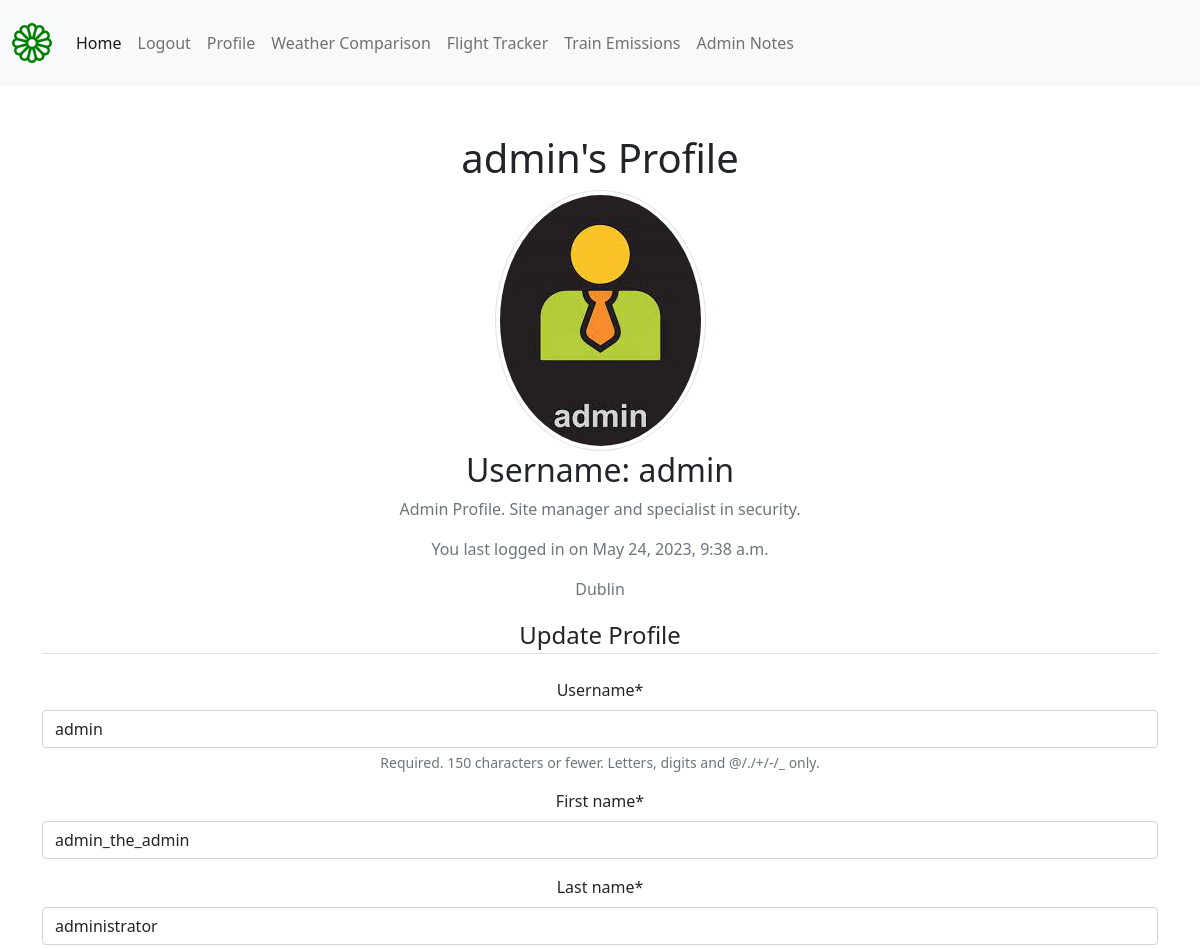
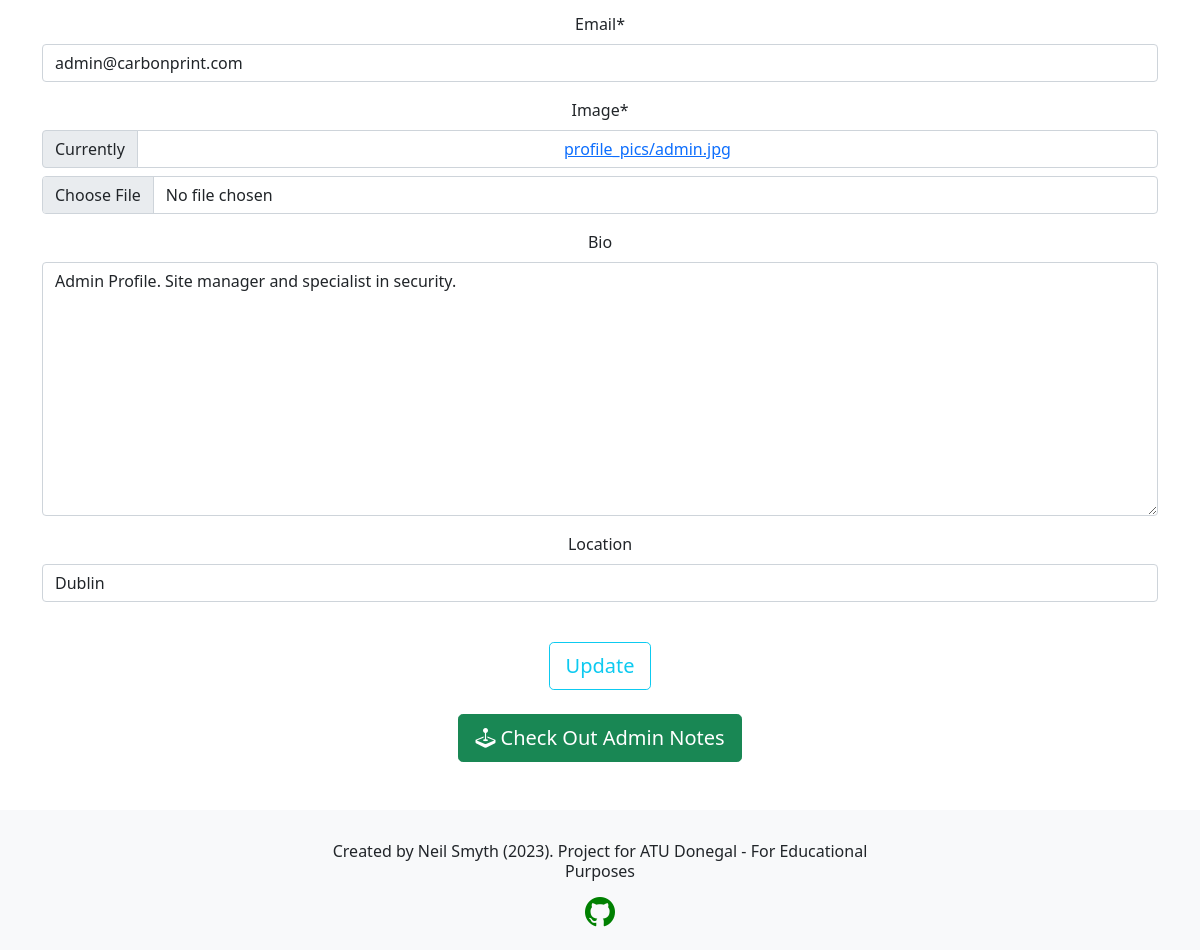
The app's page /members/profile (signed in) with its own data (2 pictures, top to bottom).
### members/models.py (models this page shows, shortened)
class Profile(models.Model):
    user = models.OneToOneField(User, on_delete=models.CASCADE) # one to one relationship with User model (aka the current, logged in user)
    bio = models.TextField(max_length=300, blank=True)
    image = models.ImageField(default='default.jpg', upload_to='profile_pics')
    location = models.CharField(max_length=30, blank=True)

### members/views.py (the view)
# urls.py: path('profile', views.profile, name='profile'),
@login_required(login_url='login') # decorator to restrict access to certain pages to logged in users only
def profile(request):
    if request.method == "POST": # post conditional, what is run when we submit the form
        user_form = UserUpdateForm(request.POST, instance=request.user) # pass in the instance of the user + post data
        profile_form = ProfileUpdateForm(request.POST, request.FILES, instance=request.user.profile) # pass in the instance of the user profile + plus data plus files for img
        if user_form.is_valid() and profile_form.is_valid():
            user_form.save()
            profile_form.save() # saving both forms
            print('saved')
            messages.success(request, 'Your profile has been updated successfully')
            return redirect('profile') # redirect to profile page and avoids extra post request (refreshing page)
    else:
        user_form = UserUpdateForm(instance=request.user) # pass in the instance of the user
        profile_form = ProfileUpdateForm(instance=request.user.profile) # pass in the instance of the user profile
    context = {
        'user_form': user_form,
        'profile_form': profile_form
    }
    return render(request, 'authenticate/profile.html', context) # empty conetxt dict

### members/forms.py
class UserUpdateForm(forms.ModelForm):
    email = forms.EmailField(widget=forms.EmailInput(attrs={'class': 'form-control'})) # add email field to form
    first_name = forms.CharField(max_length=30, widget=forms.TextInput(attrs={'class': 'form-control'})) # add first name field to form
    last_name = forms.CharField(max_length=30) # add second name field to form
    class Meta:
        model = User # model we want to interact with
        fields = ('username', 'first_name', 'last_name', 'email') # tuple of fields we want to display in the form

class ProfileUpdateForm(forms.ModelForm):
    class Meta:
        model = Profile # model we want to interact with
        fields = ('image', 'bio', 'location') # tuple of fields we want to display & update in the form

### members/templates/authenticate/profile.html (shortened to what this page needs)
{% extends "base.html" %}
{% load crispy_forms_tags %}
{% block content %}
<h1> {{ user.username}}'s Profile </h1>
    <div class="content-section">
      <div class="media">
      <img src="{{ user.profile.image.url }}" class="rounded-circle avatar-xl img-thumbnail img-fluid" alt="profile-image">
        <div class="media-body">
          <h2 class="account-heading">Username: {{ user.username }}</h2>
          <p class="text-secondary">{{ user.profile.bio }}</p>
          <p class="text-muted"> You last logged in on {{ user.last_login }} </p>
          <p class="text-secondary">{{ user.profile.location }}</p>
        </div>
      </div>
      <form method="POST" enctype="multipart/form-data" >
        <fieldset class="form-group">
            <legend class="border-bottom mb-4">Update Profile</legend>
            {{ user_form|crispy }}
            {{ profile_form|crispy }}
            <br>
        <button class="btn btn-outline-info btn-lg" type="submit">Update</button>
    </form>
    </div>
    <br>
     {% if user.is_authenticated and request.user.id and not user.is_superuser   %}
          <button type="button" class="btn btn-danger btn-lg" data-bs-toggle="modal" data-bs-target="#exampleModal">
            Delete Profile
          </button>
          <div class="modal fade" id="exampleModal" tabindex="-1" aria-labelledby="exampleModalLabel" aria-hidden="true">
            <div class="modal-dialog">
              <div class="modal-content">
                <div class="modal-header">
                  <h5 class="modal-title" id="exampleModalLabel">Delete User and Profile</h5>
                  <button type="button" class="btn-close" data-bs-dismiss="modal" aria-label="Close"></button>
                </div>
                <div class="modal-body">
                  <i class="bi bi-cone-striped fa-lg" style="color: red; font-size: 45px;"></i>
                                    <p>Be careful. Once you delete your profile, you cannot undo it!</p>
                </div>
                <div class="modal-footer">
                  <button type="button" class="btn btn-secondary" data-bs-dismiss="modal">Close</button>
                  <a href="{% url 'delete_user' user.id %}" type="button" class="btn btn-danger">Delete</a>
                </div>
              </div>
            </div>
          </div>
        {% elif user.is_authenticated and user.is_superuser %}
         <a href="{% url 'notes_list' %}" type="button" class="btn btn-success btn-lg"><i class="bi bi-joystick"></i> Check Out Admin Notes</a>
        {% endif %}
{% endblock %}

### records on screen
Profile: bio "Admin Profile. Site manager and specialist in security.", location "Dublin"

### other values on screen
{{ user.username }} "admin"
{{ user.profile.bio }} "Admin Profile. Site manager and specialist in security."
{{ user.last_login }} "May 24, 2023, 9:38 a.m."
{{ user.profile.location }} "Dublin"
